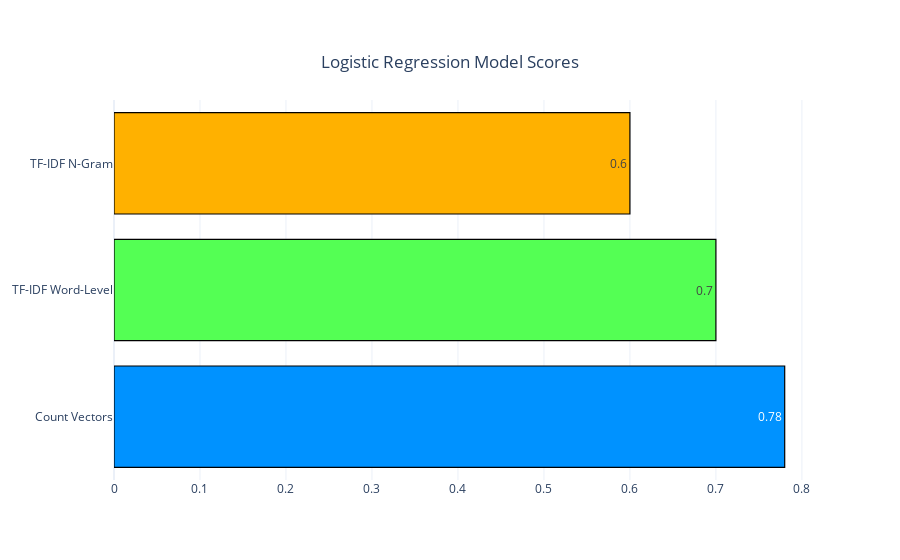

The code cell stored with this chart in its notebook:
### Code cell
%%time
def score(method_list):
    scores = []
    for method in method_list:
        
        log_model = LogisticRegression().fit(X_count, y)
        scores.append(cross_val_score(log_model, method, y, cv=5, n_jobs=-1).mean())
        
    scores_df = pd.DataFrame({"Methods": ["Count Vectors", "TF-IDF Word-Level", "TF-IDF N-Gram"],
                             "Scores": scores})
    
    trace1 = go.Bar(
                    y = scores_df["Methods"],
                    x = scores_df["Scores"],
                    name = "Accuracy Plot",
                    text=[round(i,5) for i in scores_df['Scores']],
                    marker = dict(color = ['#0092FF','#54FF54','#FFB100'],
                                 line=dict(color='rgb(0,0,0)',width=1.2)),
        orientation='h', textposition = 'inside'
    )
    data = [trace1]
    layout = go.Layout(barmode = "group", 
                       title={'text': "Logistic Regression Model Scores" ,
                                 'y':0.9,
                                 'x':0.5,
                                 'xanchor': 'center',
                                 'yanchor': 'top'},
                          template='plotly_white')
    fig = go.Figure(data = data, layout = layout)
    pio.show(fig)
    
method_list = [X_count, X_tf_idf_word, X_tf_idf_ngram]
score(method_list)

### Figure 1 — Plotly figure (JSON) as saved in the notebook; plotly's stock layout.template omitted (floating-point values rounded to 4 significant figures)
{"data": [{"marker": {"color": ["#0092FF", "#54FF54", "#FFB100"], "line": {"color": "rgb(0, 0, 0)", "width": 1.2}}, "name": "Accuracy Plot", "orientation": "h", "text": ["0.78", "0.7", "0.6"], "textposition": "inside", "type": "bar", "x": [0.78, 0.7, 0.6], "y": ["Count Vectors", "TF-IDF Word-Level", "TF-IDF N-Gram"]}], "layout": {"autosize": true, "barmode": "group", "title": {"text": "Logistic Regression Model Scores", "x": 0.5, "xanchor": "center", "y": 0.9, "yanchor": "top"}, "xaxis": {"autorange": true, "range": [0, 0.8211], "type": "linear"}, "yaxis": {"autorange": true, "range": [-0.5, 2.5], "type": "category"}}}
